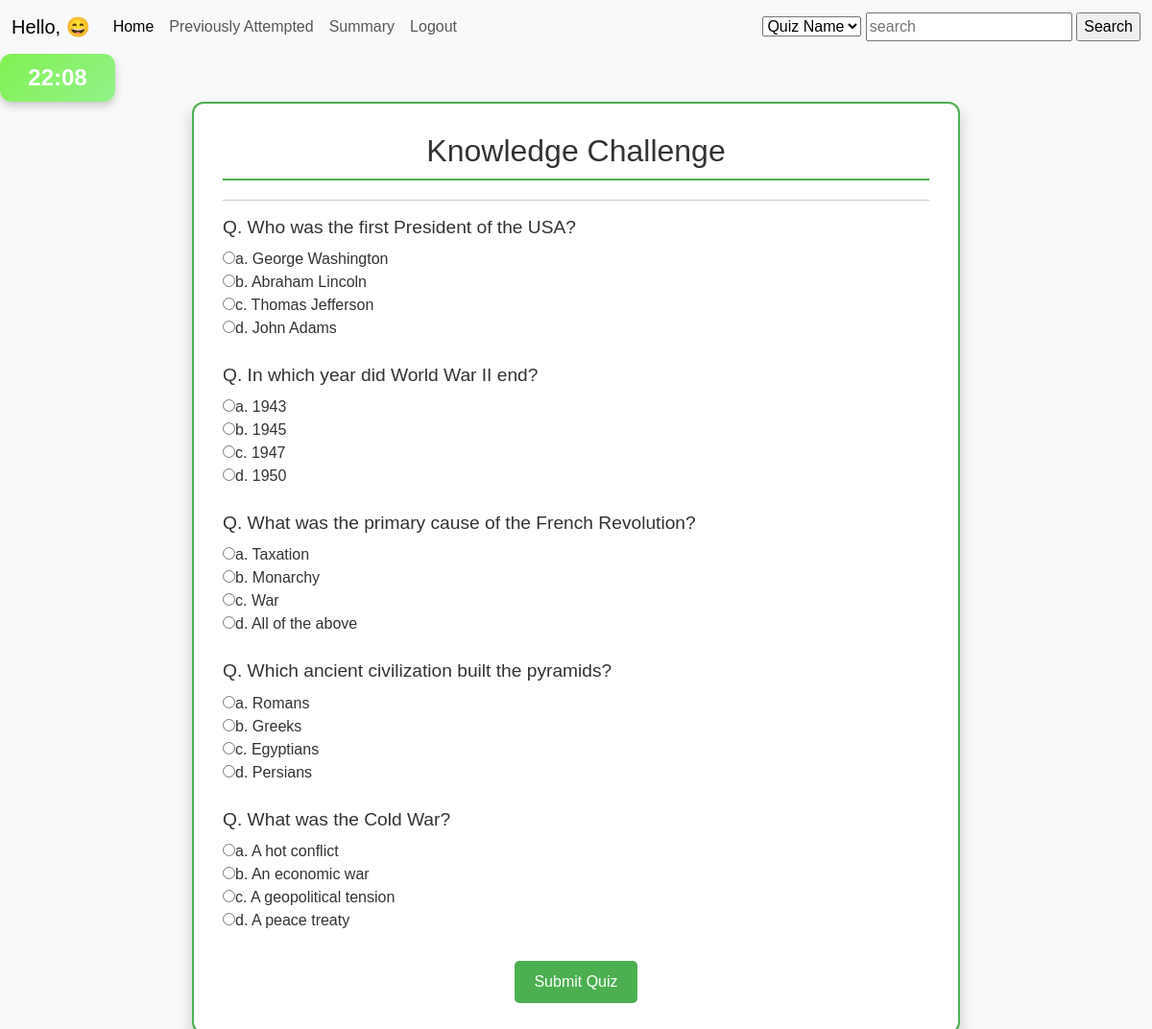
/attempt_quiz/1 (signed in), run on the app's committed database.
### model.py (models this page shows)
class Quiz(db.Model):
    __tablename__ = 'quizzes'
    id = db.Column(db.Integer, primary_key=True, autoincrement=True)
    name = db.Column(db.String(100), unique=True, nullable=False)
    date_of_quiz = db.Column(db.DateTime, default=db.func.current_timestamp())
    time_duration = db.Column(db.Integer, nullable=False)  # In seconds
    description = db.Column(db.Text, nullable=False)
    image = db.Column(db.String(255), nullable=True)  # Can be NULL if no image
    chapter_id = db.Column(db.Integer, db.ForeignKey('chapters.id'), nullable=False)
    chapter = db.relationship('Chapter', back_populates='quizzes')
    questions = db.relationship('Question', back_populates='quiz', cascade="all, delete-orphan")
    scores = db.relationship('Score', back_populates='quiz', cascade="all, delete-orphan")

class Question(db.Model):
    __tablename__ = 'questions'
    id = db.Column(db.Integer, primary_key=True, autoincrement=True)
    question = db.Column(db.Text, nullable=False)
    option1 = db.Column(db.String(255), nullable=False)
    option2 = db.Column(db.String(255), nullable=False)
    option3 = db.Column(db.String(255), nullable=False)
    option4 = db.Column(db.String(255), nullable=False)
    answer = db.Column(db.Integer, nullable=False)  # Stores 1,2,3,4 as answer choices
    quiz_id = db.Column(db.Integer, db.ForeignKey('quizzes.id'), nullable=False)
    quiz = db.relationship('Quiz', back_populates='questions')

### main.py (the view, shortened to what this page needs)
@app.route("/attempt_quiz/<int:id>", methods=['POST', 'GET'])
@login_required
def attempt_quiz(id):
    quiz = Quiz.query.get_or_404(id)
    questions = quiz.questions
    return render_template('attempt_quiz.html', quiz=quiz, questions=questions, quiz_id=quiz.id)

### main.py (called while the page is built)
@login_manager.user_loader
def load_user(user_id):
    return User.query.get(user_id)

### templates/attempt_quiz.html (shortened to what this page needs)
{% extends "base.html" %} {% block title %}Attempt Quiz{% endblock %} {% block
content %}
<div class="timer-box">
  <span id="timer">00:00</span>
</div>
<div class="content-wrapper">
  <div class="question-container">
    <h1>{{ quiz.name }}</h1>
    <hr />
    <form id="quizForm" method="post">
      {% for question in questions %}
      <div class="question">
        <h4>Q. {{ question.question }}</h4>
        <input type="radio" name="question_{{ question.id }}" value="1" />a. {{
        question.option1 }}<br />
        <input type="radio" name="question_{{ question.id }}" value="2" />b. {{
        question.option2 }}<br />
        <input type="radio" name="question_{{ question.id }}" value="3" />c. {{
        question.option3 }}<br />
        <input type="radio" name="question_{{ question.id }}" value="4" />d. {{
        question.option4 }}<br />
      </div>
      {% endfor %}
      <button class="btn btn-outline-success" type="submit">Submit Quiz</button>
    </form>
  </div>
</div>
{% endblock %}

### templates/attempt_quiz.html (style rules this page uses)
.timer-box { display: flex; justify-content: center; align-items: center; width: 120px; height: 50px; font-size: 1.5rem; font-weight: bold; color: white; background: linear-gradient(135deg, #82f053, #91f388); border-radius: 12px; box-shadow: 0 4px 10px rgba(0, 0, 0, 0.2); text-align: center; transition: all 0.3s ease-in-out; }
body { margin: 0; background-color: #f9f9f9; min-height: 100vh; display: flex; flex-direction: column; font-family: "Arial", sans-serif; color: #333; }
.content-wrapper { display: flex; justify-content: center; align-items: center; flex-grow: 1; }
.question-container { border: 2px solid #4caf50; padding: 30px; box-shadow: 0 8px 16px rgba(0, 0, 0, 0.2); border-radius: 12px; background: white; max-width: 800px; width: 100%; animation: fadeIn 0.5s ease-in-out; }
h1 { text-align: center; font-size: 2em; margin-bottom: 20px; border-bottom: 2px solid #4caf50; padding-bottom: 10px; }
.question { margin-bottom: 25px; }
.question h4 { font-size: 1.2em; margin-bottom: 10px; }
.btn { display: block; margin: 30px auto 0; padding: 10px 20px; font-size: 1em; background-color: #4caf50; color: white; border: none; border-radius: 5px; cursor: pointer; transition: background 0.3s; }

### data on the page
Quiz: name "Knowledge Challenge"
Question: question "Who was the first President of the USA?", option1 "George Washington", option2 "Abraham Lincoln", option3 "Thomas Jefferson", option4 "John Adams"
Question: question "In which year did World War II end?", option1 "1943", option2 "1945", option3 "1947", option4 "1950"
Question: question "What was the primary cause of the French Revolution?", option1 "Taxation", option2 "Monarchy", option3 "War", option4 "All of the above"
Question: question "Which ancient civilization built the pyramids?", option1 "Romans", option2 "Greeks", option3 "Egyptians", option4 "Persians"
Question: question "What was the Cold War?", option1 "A hot conflict", option2 "An economic war", option3 "A geopolitical tension", option4 "A peace treaty"
